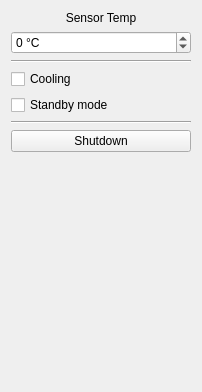
         <widget class="QWidget" name="page_control">
          <property name="geometry">
           <rect>
            <x>0</x>
            <y>0</y>
            <width>202</width>
            <height>392</height>
           </rect>
          </property>
          <attribute name="label">
           <string>Camera Control</string>
          </attribute>
          <layout class="QVBoxLayout" name="verticalLayout_15">
           <item>
            <widget class="QLabel" name="lb_sensorTemp">
             <property name="text">
              <string>Sensor Temp</string>
             </property>
             <property name="alignment">
              <set>Qt::AlignCenter</set>
             </property>
            </widget>
           </item>
           <item>
            <widget class="QSpinBox" name="sb_sensorTemp">
             <property name="suffix">
              <string> °C</string>
             </property>
             <property name="minimum">
              <number>-40</number>
             </property>
             <property name="maximum">
              <number>30</number>
             </property>
            </widget>
           </item>
           <item>
            <widget class="Line" name="line_sensorTemp">
             <property name="orientation">
              <enum>Qt::Horizontal</enum>
             </property>
            </widget>
           </item>
           <item>
            <widget class="QCheckBox" name="cb_cooling">
             <property name="text">
              <string>Cooling</string>
             </property>
            </widget>
           </item>
           <item>
            <widget class="QCheckBox" name="cb_standby">
             <property name="text">
              <string>Standby mode</string>
             </property>
            </widget>
           </item>
           <item>
            <widget class="Line" name="line_25">
             <property name="orientation">
              <enum>Qt::Horizontal</enum>
             </property>
            </widget>
           </item>
           <item>
            <widget class="QPushButton" name="pb_shutdown">
             <property name="text">
              <string>Shutdown</string>
             </property>
            </widget>
           </item>
           <item>
            <spacer name="verticalSpacer_9">
             <property name="orientation">
              <enum>Qt::Vertical</enum>
             </property>
             <property name="sizeHint" stdset="0">
              <size>
               <width>20</width>
               <height>40</height>
              </size>
             </property>
            </spacer>
           </item>
          </layout>
         </widget>
